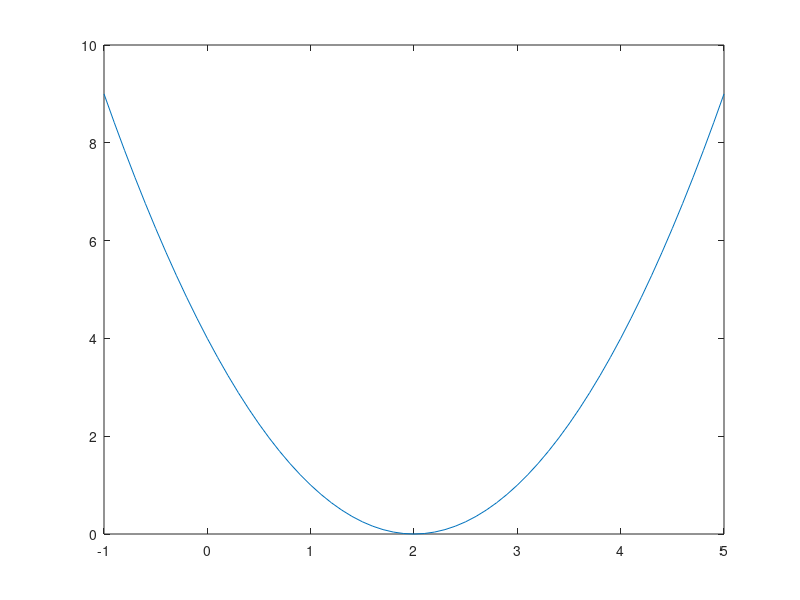

Write MATLAB code to recreate this figure. (Note: this script raises an error after producing the figure.)
clc
clear all
close all

%% simple gradient descent

x=-1:0.1:5;
y=(x-2).^2;

figure;
plot(x,y);

I=im2double(imread('cameraman.tif'));
I=I(1:end,1:end-5);
[rows, cols]=size(I);
X=repmat((1:rows)',[1 cols]);
Y=repmat(1:cols,[rows 1]);

%% sample rotation around center

theta=pi/8;
XNew=zeros(size(X));
YNew=zeros(size(Y));
T3=[1 0  rows/2; 0 1  cols/2; 0 0 1];
T1=[1 0 -rows/2; 0 1 -cols/2; 0 0 1];
for r=1:rows
    for c=1:cols
        T2=[cos(theta) -sin(theta) 0; sin(theta) cos(theta) 0; 0 0 1];
        NewCoords = (T3*T2*T1)*[X(r,c); Y(r,c); 1];
        XNew(r,c)=NewCoords(1); YNew(r,c)=NewCoords(2);
    end
end
INew=griddata(XNew,YNew,I,X,Y);
INew(isnan(INew))=0;
figure;
imshow(I)
figure;
imshow(INew);

%% registration to find theta
dT_dTheta_X=zeros(size(X));
dT_dTheta_Y=zeros(size(X));
dI_dTheta=zeros(size(X));
fix=imgaussfilt(I,2);
moving=imgaussfilt(INew,2);
newTheta = -pi/50;
maxIterations=100;
stepSize=0.1;
numPixels=length(moving(:)~=0);
currentSSIM=sum(sum((fix(moving~=0)-moving(moving~=0)).^2))./numPixels;
for i=1:maxIterations 
    T2=[cos(newTheta) -sin(newTheta) 0; sin(newTheta) cos(newTheta) 0; 0 0 1];
    totalTx=(T3*T2*T1);
    dT2=[-sin(newTheta) -cos(newTheta) 0; cos(newTheta) -sin(newTheta) 0; 0 0 1];
    dtotalTx=(T3*dT2*T1);
    for r=1:rows
        for c=1:cols
            NewCoords = totalTx*[X(r,c); Y(r,c); 1];
            XNew(r,c)=NewCoords(1); 
            YNew(r,c)=NewCoords(2);
            dNewCoords=dtotalTx*[X(r,c); Y(r,c); 1];
            dT_dTheta_X(r,c)=dNewCoords(1); 
            dT_dTheta_Y(r,c)=dNewCoords(2);
        end
    end
    movingTx=griddata(XNew,YNew,moving,X,Y);
    movingTx(isnan(movingTx))=0;
    figure;
    imshow(movingTx);
    dxMoving = diff(movingTx,1,1);
    dxMoving=[dxMoving; zeros([1 size(dxMoving,2)])];
    dyMoving = diff(movingTx,1,2);
    dyMoving = [dyMoving zeros([size(dyMoving,1) 1])];
    for r=1:rows
        for c=1:cols
            dI_dTheta(r,c) = dxMoving(r,c)*dT_dTheta_X(r,c) + dyMoving(r,c)*dT_dTheta_Y(r,c);
        end
    end
    dE_dTheta=2*(fix-movingTx).*dI_dTheta;
    numPixels=length(movingTx(:)~=0);
    SSIMNew=sum(sum((fix(movingTx~=0)-movingTx(movingTx~=0)).^2))./numPixels;
    if SSIMNew>currentSSIM
        stepSize=0.8*stepSize;
%     else
    end
    newTheta = newTheta - stepSize*sum(sum(dE_dTheta(movingTx~=0)))./numPixels;
    currentSSIM = SSIMNew;
    if stepSize<0.01
        break
    end
end
% compare newTheta with theta